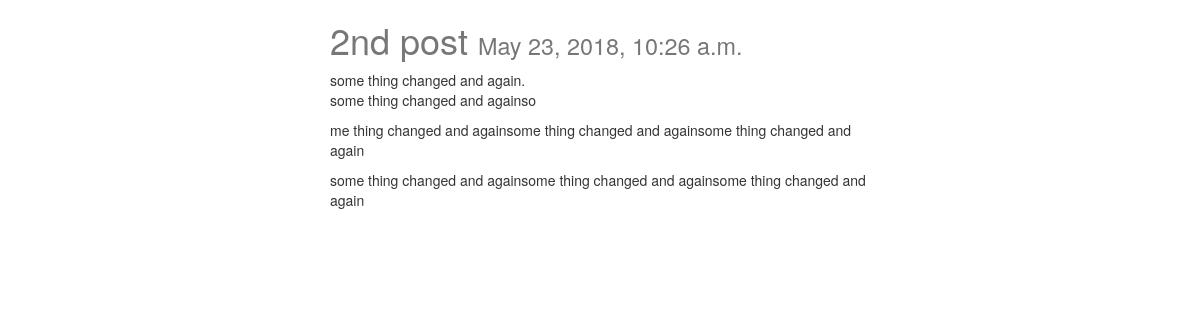
Page /posts/2/ on the committed database.
### posts/models.py (models this page shows, shortened)
class Post(models.Model):
	title = models.CharField(max_length= 120)
	image = models.ImageField(upload_to= upload_location,null=True,blank=True,
					width_field='width_field',
					height_field='height_field')
	height_field = models.IntegerField(default=0)
	width_field = models.IntegerField(default=0)
	content = models.TextField()
	updated = models.DateTimeField(auto_now= True, auto_now_add= False)
	timestamp = models.DateTimeField(auto_now= False, auto_now_add= True)
	class Meta:
		ordering = ["-timestamp", "-updated"]

### posts/views.py (the view)
# urls.py: url(r'^(?P<id>\d+)/$',post_detail,name='detail'),
def post_detail(request, id=None):
	instance = get_object_or_404(Post, id=id)
	context = {
	"title" : instance.title,
	"instance" : instance,
	}
	return render(request,"post_detail.html",context)

### posts/templates/post_detail.html (shortened to what this page needs)
{% extends 'base.html' %}
{% block content %}
<div class='col-sm-6 col-sm-offset-3'>
<h1>{{ title }} <small>{{ instance.timestamp }}</small></h1>
{{ instance.content | linebreaks }} <br/>
</div>
{% endblock content %}

### posts/templates/base.html (shortened to what this page needs)
{% load staticfiles %}
<html>
<head>
<link rel="stylesheet" href="https://maxcdn.bootstrapcdn.com/bootstrap/3.3.6/css/bootstrap.min.css">
<link rel="stylesheet" href="https://maxcdn.bootstrapcdn.com/bootstrap/3.3.6/css/bootstrap-theme.min.css">
<link rel='stylesheet' href='{% static "css/base.css" %}' />
</head>
<body>
<div class='container'>
{% block content %}{% endblock content %}
</div>
</body>
</html>

### static/css/base.css (style rules this page uses)
h1 { color: #777777; }

### rows in the picture
Post: title "2nd post", timestamp "May 23, 2018, 10:26 a.m.", content "some thing changed and again. some thing changed and againso me thing changed and againsome thing changed and againsome thing changed and again some thing changed and againsome thing changed and againsome thing changed and again"
